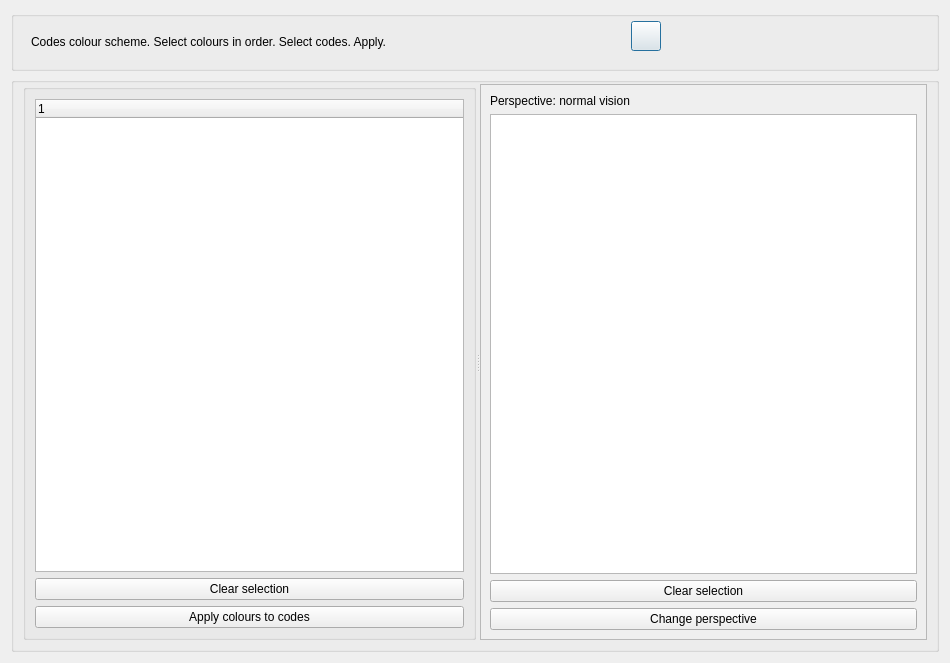
<?xml version="1.0" encoding="UTF-8"?>
<ui version="4.0">
 <class>Dialog_code_colors</class>
 <widget class="QDialog" name="Dialog_code_colors">
  <property name="geometry">
   <rect>
    <x>0</x>
    <y>0</y>
    <width>950</width>
    <height>663</height>
   </rect>
  </property>
  <property name="windowTitle">
   <string>Code colour scheme</string>
  </property>
  <layout class="QGridLayout" name="gridLayout">
   <item row="0" column="0">
    <widget class="QGroupBox" name="groupBox_2">
     <property name="minimumSize">
      <size>
       <width>0</width>
       <height>60</height>
      </size>
     </property>
     <property name="maximumSize">
      <size>
       <width>16777215</width>
       <height>60</height>
      </size>
     </property>
     <property name="title">
      <string/>
     </property>
     <widget class="QLabel" name="label_coded_area_icon">
      <property name="geometry">
       <rect>
        <x>410</x>
        <y>4</y>
        <width>24</width>
        <height>24</height>
       </rect>
      </property>
      <property name="toolTip">
       <string>&lt;html&gt;&lt;head/&gt;&lt;body&gt;&lt;p&gt;This coded area&lt;/p&gt;&lt;/body&gt;&lt;/html&gt;</string>
      </property>
      <property name="text">
       <string/>
      </property>
      <property name="alignment">
       <set>Qt::AlignLeading|Qt::AlignLeft|Qt::AlignTop</set>
      </property>
     </widget>
     <widget class="QLabel" name="label">
      <property name="geometry">
       <rect>
        <x>20</x>
        <y>10</y>
        <width>591</width>
        <height>41</height>
       </rect>
      </property>
      <property name="text">
       <string>Codes colour scheme. Select colours in order. Select codes. Apply.</string>
      </property>
      <property name="wordWrap">
       <bool>true</bool>
      </property>
     </widget>
     <widget class="QPushButton" name="pushButton_undo">
      <property name="geometry">
       <rect>
        <x>620</x>
        <y>10</y>
        <width>30</width>
        <height>30</height>
       </rect>
      </property>
      <property name="toolTip">
       <string>&lt;html&gt;&lt;head/&gt;&lt;body&gt;&lt;p&gt;Undo all changes.&lt;/p&gt;&lt;/body&gt;&lt;/html&gt;</string>
      </property>
      <property name="text">
       <string/>
      </property>
     </widget>
    </widget>
   </item>
   <item row="3" column="0">
    <widget class="QGroupBox" name="groupBox">
     <property name="title">
      <string/>
     </property>
     <layout class="QGridLayout" name="gridLayout_2">
      <property name="topMargin">
       <number>1</number>
      </property>
      <item row="1" column="0">
       <widget class="QSplitter" name="splitter_2">
        <property name="orientation">
         <enum>Qt::Horizontal</enum>
        </property>
        <widget class="QSplitter" name="splitter">
         <property name="orientation">
          <enum>Qt::Vertical</enum>
         </property>
         <widget class="QGroupBox" name="groupBox_3">
          <property name="title">
           <string/>
          </property>
          <layout class="QGridLayout" name="gridLayout_4">
           <item row="0" column="0">
            <widget class="QTreeWidget" name="treeWidget">
             <column>
              <property name="text">
               <string notr="true">1</string>
              </property>
             </column>
            </widget>
           </item>
           <item row="1" column="0">
            <widget class="QPushButton" name="pushButton_clear_selection_codes">
             <property name="text">
              <string>Clear selection</string>
             </property>
            </widget>
           </item>
           <item row="2" column="0">
            <widget class="QPushButton" name="pushButton_apply">
             <property name="text">
              <string>Apply colours to codes</string>
             </property>
            </widget>
           </item>
          </layout>
         </widget>
        </widget>
        <widget class="QScrollArea" name="scrollArea">
         <property name="widgetResizable">
          <bool>true</bool>
         </property>
         <widget class="QWidget" name="scrollAreaWidgetContents">
          <property name="geometry">
           <rect>
            <x>0</x>
            <y>0</y>
            <width>447</width>
            <height>558</height>
           </rect>
          </property>
          <layout class="QGridLayout" name="gridLayout_3">
           <item row="0" column="0">
            <widget class="QLabel" name="label_perspective">
             <property name="text">
              <string>Perspective: normal vision</string>
             </property>
            </widget>
           </item>
           <item row="2" column="0">
            <widget class="QPushButton" name="pushButton_clear_selection">
             <property name="text">
              <string>Clear selection</string>
             </property>
            </widget>
           </item>
           <item row="1" column="0">
            <widget class="QTableWidget" name="tableWidget"/>
           </item>
           <item row="3" column="0">
            <widget class="QPushButton" name="pushButton_perspective">
             <property name="text">
              <string>Change perspective</string>
             </property>
            </widget>
           </item>
          </layout>
         </widget>
        </widget>
       </widget>
      </item>
     </layout>
    </widget>
   </item>
  </layout>
 </widget>
 <resources/>
 <connections/>
</ui>
